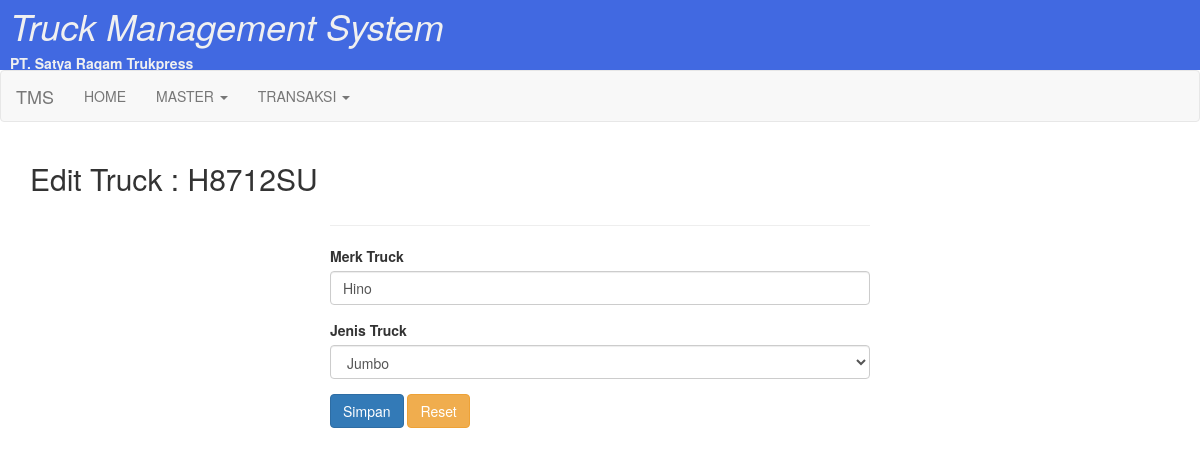
The app's page /edit_truck.php?id=H8712SU (signed in) with its own data.
### tables this page shows
CREATE TABLE `data_truck` (
  `no_plat` varchar(15) NOT NULL,
  `merk_truk` varchar(50) DEFAULT NULL,
  `id_jenis_truk` varchar(15) DEFAULT NULL,
  PRIMARY KEY (`no_plat`),
  KEY `fk_jenis_truk` (`id_jenis_truk`),
  CONSTRAINT `fk_jenis_truk` FOREIGN KEY (`id_jenis_truk`) REFERENCES `data_jenis_truk` (`id_jenis_truk`) ON DELETE CASCADE ON UPDATE CASCADE
);

CREATE TABLE `data_jenis_truk` (
  `id_jenis_truk` varchar(15) NOT NULL,
  `jenis_truk` varchar(50) DEFAULT NULL,
  PRIMARY KEY (`id_jenis_truk`)
);

### edit_truck.php (the view, shortened to what this page needs)
<?php
include('header.php');
include('koneksi.php');
$sql = "SELECT * FROM data_truck WHERE no_plat = '".$_GET['id']."'";
$tampil = mysqli_query($conn, $sql);
$data = mysqli_fetch_array($tampil);
  ?>
<h2>Edit Truck : <?php echo $data['no_plat']; ?></h2>
<div id="edit-supir">
<div class="col-sm-6 col-sm-offset-3">
    <hr>
    <form action="update_truck.php?id=<?php echo $data['no_plat']; ?>" method="post">
      <div class="form-group">
        <label for="nama">Merk Truck</label>
        <input type="text" name="merk_truk" class="form-control" value="<?php echo $data['merk_truk']; ?>">
      </div>
      <div class="form-group">
        <label for="Truck">Jenis Truck</label>
        <select name="jenis_truck" class="form-control">
          <?php
            $sql = "SELECT * FROM data_jenis_truk";
            $tampil = mysqli_query($conn, $sql);
            while($dt = mysqli_fetch_array($tampil)) {
              echo "<option value=".$dt['id_jenis_truk']." ".($dt['id_jenis_truk'] == $data['id_jenis_truk'] ? 'selected="selected"' : '').">".$dt['jenis_truk']."</option>";
            }
          ?>
        </select>
      </div>
      <input type="submit" value="Simpan" class="btn btn-primary">
      <input type="reset" value="Reset" class="btn btn-warning">
    </form>
  </div>
</div>
<?php
include('footer.php');
?>

### style.css (style rules this page uses)
* { margin: 0; padding: 0; }
body { font-family: 'Segoe UI', Tahoma, Geneva, Verdana, sans-serif; }
.btn { text-decoration: none; color: white; padding: 5px 15px; border: 1px; border-radius: 2px; }

### records on screen
data_truck: no_plat "H8712SU", merk_truk "Hino", jenis_truck "Jumbo"
